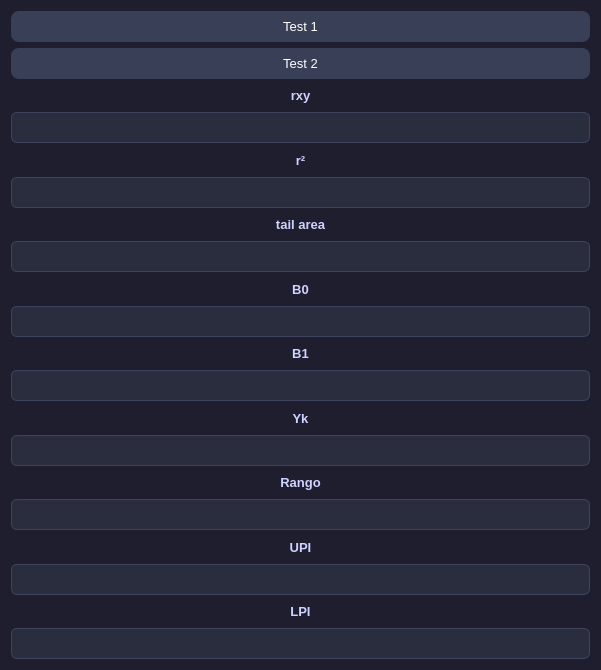
<?xml version="1.0" encoding="UTF-8"?>
<ui version="4.0">
 <class>Dialog</class>
 <widget class="QDialog" name="Dialog">
  <property name="geometry">
   <rect>
    <x>0</x>
    <y>0</y>
    <width>601</width>
    <height>670</height>
   </rect>
  </property>
  <property name="windowTitle">
   <string>Dialog</string>
  </property>
  <property name="styleSheet">
   <string notr="true">/* Fondo general */
QWidget {
    background-color: #1e1e2f;
    color: #eaeaf0;
    font-family: 'Segoe UI', 'Roboto', sans-serif;
    font-size: 10pt;
}

/* Botones */
QPushButton {
    background-color: #3a3f58;
    border-radius: 8px;
    padding: 8px 16px;
    color: white;
}

QPushButton:hover {
    background-color: #50577a;
}

QPushButton:pressed {
    background-color: #2c2f45;
}

/* Inputs */
QLineEdit, QTextEdit {
    background-color: #2a2d3e;
    border: 1px solid #3f445e;
    border-radius: 6px;
    padding: 6px;
}

/* Labels */
QLabel {
    color: #cfd3ff;
    font-weight: 500;
}

/* ComboBox */
QComboBox {
    background-color: #2a2d3e;
    border-radius: 6px;
    padding: 5px;
}

/* Barra de menú */
QMenuBar {
    background-color: #2a2d3e;
}

QMenuBar::item:selected {
    background-color: #3f445e;
}

/* Tabs */
QTabWidget::pane {
    border: 1px solid #3f445e;
}

QTabBar::tab {
    background: #2a2d3e;
    padding: 8px;
}

QTabBar::tab:selected {
    background: #3f445e;
}</string>
  </property>
  <layout class="QVBoxLayout" name="verticalLayout">
   <item>
    <widget class="QPushButton" name="pushButtonTEST1">
     <property name="text">
      <string>Test 1</string>
     </property>
    </widget>
   </item>
   <item>
    <widget class="QPushButton" name="pushButtonTEST2">
     <property name="text">
      <string>Test 2</string>
     </property>
    </widget>
   </item>
   <item>
    <widget class="QLabel" name="label">
     <property name="text">
      <string>rxy</string>
     </property>
     <property name="alignment">
      <set>Qt::AlignCenter</set>
     </property>
    </widget>
   </item>
   <item>
    <widget class="QLineEdit" name="showRxy"/>
   </item>
   <item>
    <widget class="QLabel" name="label_2">
     <property name="text">
      <string>r²</string>
     </property>
     <property name="alignment">
      <set>Qt::AlignCenter</set>
     </property>
    </widget>
   </item>
   <item>
    <widget class="QLineEdit" name="showR2"/>
   </item>
   <item>
    <widget class="QLabel" name="label_3">
     <property name="text">
      <string>tail area</string>
     </property>
     <property name="alignment">
      <set>Qt::AlignCenter</set>
     </property>
    </widget>
   </item>
   <item>
    <widget class="QLineEdit" name="showTailArea"/>
   </item>
   <item>
    <widget class="QLabel" name="label_4">
     <property name="text">
      <string>B0</string>
     </property>
     <property name="alignment">
      <set>Qt::AlignCenter</set>
     </property>
    </widget>
   </item>
   <item>
    <widget class="QLineEdit" name="showB0"/>
   </item>
   <item>
    <widget class="QLabel" name="label_5">
     <property name="text">
      <string>B1</string>
     </property>
     <property name="alignment">
      <set>Qt::AlignCenter</set>
     </property>
    </widget>
   </item>
   <item>
    <widget class="QLineEdit" name="showB1"/>
   </item>
   <item>
    <widget class="QLabel" name="label_6">
     <property name="text">
      <string>Yk</string>
     </property>
     <property name="alignment">
      <set>Qt::AlignCenter</set>
     </property>
    </widget>
   </item>
   <item>
    <widget class="QLineEdit" name="showYK"/>
   </item>
   <item>
    <widget class="QLabel" name="label_7">
     <property name="text">
      <string>Rango</string>
     </property>
     <property name="alignment">
      <set>Qt::AlignCenter</set>
     </property>
    </widget>
   </item>
   <item>
    <widget class="QLineEdit" name="showRango"/>
   </item>
   <item>
    <widget class="QLabel" name="label_8">
     <property name="text">
      <string>UPI</string>
     </property>
     <property name="alignment">
      <set>Qt::AlignCenter</set>
     </property>
    </widget>
   </item>
   <item>
    <widget class="QLineEdit" name="showUPI"/>
   </item>
   <item>
    <widget class="QLabel" name="label_9">
     <property name="text">
      <string>LPI</string>
     </property>
     <property name="alignment">
      <set>Qt::AlignCenter</set>
     </property>
    </widget>
   </item>
   <item>
    <widget class="QLineEdit" name="showLPI"/>
   </item>
  </layout>
 </widget>
 <resources/>
 <connections/>
</ui>
